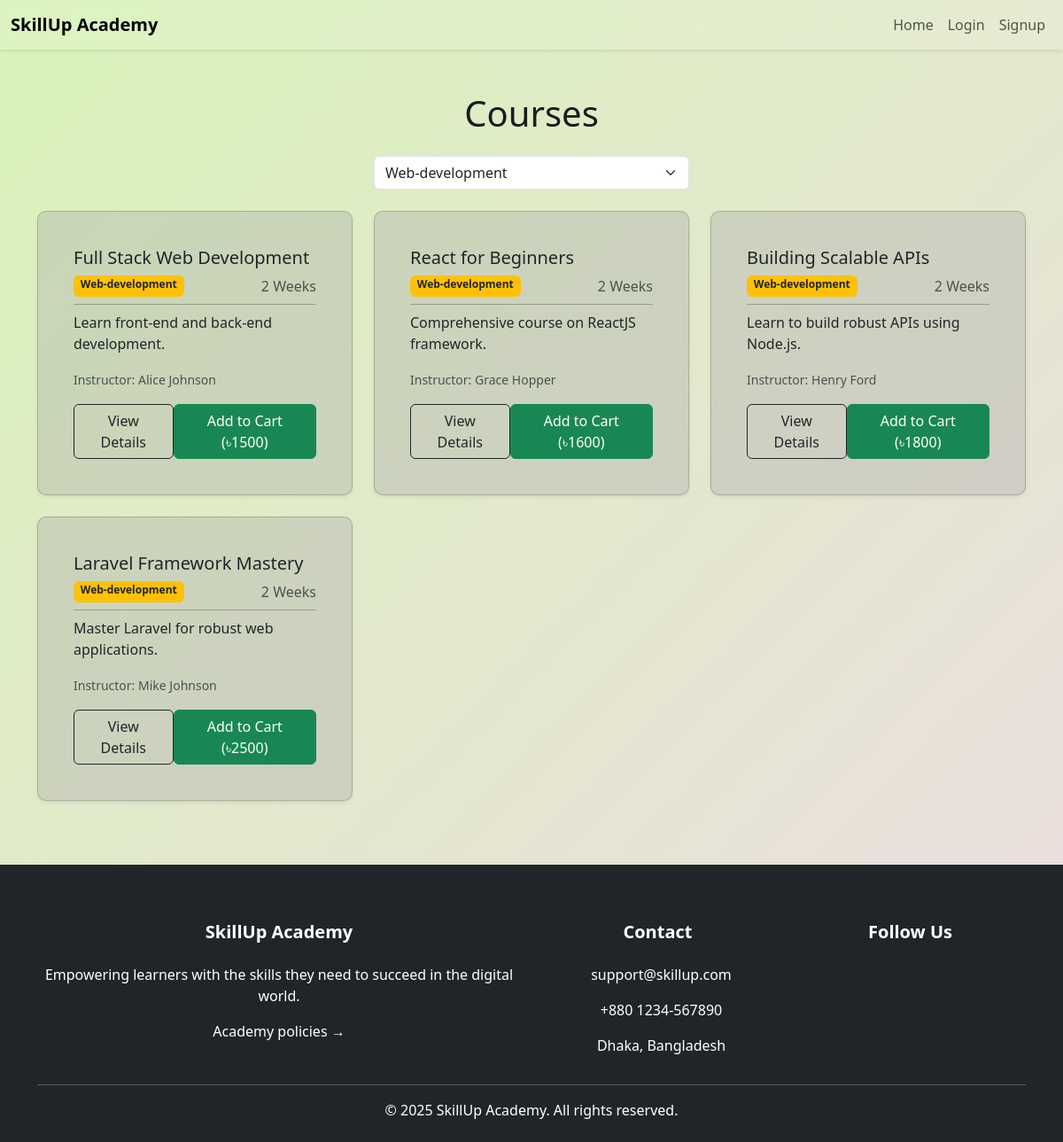
The app's page /courses.php?domain=web-development with its own data.
### tables this page shows
CREATE TABLE `courses` (
  `c_id` smallint(6) NOT NULL,
  `title` varchar(100) NOT NULL,
  `amount` smallint(6) NOT NULL,
  `description` varchar(500) NOT NULL,
  `domain` varchar(50) NOT NULL,
  `duration` smallint(6) NOT NULL,
  `u_id` int(11) NOT NULL,
  `start_date` date NOT NULL,
  `status` varchar(7) NOT NULL
);

CREATE TABLE `users` (
  `u_id` int(11) NOT NULL,
  `email` varchar(50) NOT NULL,
  `contact` varchar(10) NOT NULL,
  `reg_date` date NOT NULL DEFAULT curdate(),
  `dob` date NOT NULL,
  `gender` varchar(6) NOT NULL,
  `name` varchar(100) NOT NULL
);

### courses.php (the view, shortened to what this page needs)
<?php
include 'auth/cnct.php';
$limit = 6;
$page = isset($_GET['page']) && is_numeric($_GET['page']) ? max(1, (int)$_GET['page']) : 1;
$offset = ($page - 1) * $limit;
$filter = isset($_GET['domain']) ? $_GET['domain'] : "";
$courses = [];
$sql = "SELECT c.c_id, c.title, c.description, c.amount, c.duration, c.domain, u.name
        FROM courses c
        JOIN instructors i ON c.u_id = i.u_id
        JOIN users u ON u.u_id = i.u_id";
if (!empty($filter)) {
    $sql .= " WHERE c.domain = ?";
}
$sql .= " LIMIT ?, ?";
$stmt = $conn->prepare($sql);
if (!empty($filter)) {
    $stmt->bind_param("sii", $filter, $offset, $limit);
} else {
    $stmt->bind_param("ii", $offset, $limit);
}
$stmt->execute();
$stmt->bind_result($c_id, $title, $desc, $amount, $duration, $domain, $instructor);
while ($stmt->fetch()) {
    $courses[] = [
        'id' => $c_id,
        'title' => $title,
        'description' => $desc,
        'amount' => $amount,
        'duration' => $duration,
        'domain' => $domain,
        'instructor' => $instructor
    ];
}
$domains = [];
$result = $conn->query("SELECT DISTINCT domain FROM courses");
while ($row = $result->fetch_assoc()) {
    $domains[] = $row['domain'];
}
?>
<!DOCTYPE html>
<html lang="en">
<head>
    <link href="https://cdn.jsdelivr.net/npm/bootstrap@5.3.7/dist/css/bootstrap.min.css" rel="stylesheet" />
    <link rel="stylesheet" href="style.css" />
    <link rel="preload" as="stylesheet" href="style.css" as="style" />
</head>
<body>
    <nav class="navbar navbar-expand-lg navbar-blur sticky-top shadow-sm">
        <div class="container-fluid">
            <a class="navbar-brand fw-bold" href="index.php">SkillUp Academy</a>
            <div class="collapse navbar-collapse" id="navbarNav">
                <ul class="navbar-nav ms-auto">
                    <li class="nav-item">
                        <a class="nav-link" href="index.php">Home</a>
                    </li>
                    <?php
                    if (isset($_SESSION['role'])) {
                        echo '<li class="nav-item">';
                        if ($_SESSION['role'] === "Student")
                            echo '<a class="nav-link" href="student/dashboard.php">Dashboard</a> </li>';
                        else if ($_SESSION['role'] === "Instructor")
                            echo '<a class="nav-link" href="instructor/dashboard.php">Dashboard</a> </li>';
                        else
                            echo '<a class="nav-link" href="admin/dashboard.php">Dashboard</a> </li>';
                        echo '<li class="nav-item">
                  <a class="nav-link" href="auth/logout.php">Logout</a>
                  </li>';
                    } else {
                        echo '<a class="nav-link" href="auth/login.php">Login</a> </li>
                  <li class="nav-item">
                  <a class="nav-link" href="auth/signup.php">Signup</a>
                  </li>';
                    }
                    ?>
                </ul>
            </div>
        </div>
    </nav>
    <div class="container mt-5 mb-5 min-vh-100">
        <h1 class="text-center mb-4">Courses</h1>
        <form method="get" class="mb-4">
            <div class="row justify-content-center">
                <div class="col-md-4">
                    <select name="domain" class="form-select" onchange="this.form.submit()">
                        <?php foreach ($domains as $d): ?>
                            <option value="<?= htmlspecialchars($d) ?>" <?= ($filter == $d ? 'selected' : '') ?>>
                                <?= ucfirst($d) ?>
                            </option>
                        <?php endforeach; ?>
                    </select>
                </div>
            </div>
        </form>
        <div class="row">
            <?php foreach ($courses as $course): ?>
                <div class="col-md-4 mb-4">
                    <div class="card card-h h-100 shadow-sm border-1 p-4 "
                        style="background-color: rgba(169, 169, 169, 0.356);">
                        <div class="card-body">
                            <h5 class="card-title"><?= htmlspecialchars($course['title']) ?></h5>
                            <div class="d-flex justify-content-between mb-2">
                                <span class="badge bg-warning text-dark"><?= htmlspecialchars(ucfirst($course['domain'])) ?></span>
                                <span class="text-muted"><?= htmlspecialchars(ceil($course['duration'] / 7)) ?> Weeks</span>
                            </div>
                            <hr class="divider my-2">
                            <p class="card-text"><?= htmlspecialchars($course['description']) ?></p>
                            <p class="text-muted"><small>Instructor: <?= htmlspecialchars($course['instructor']) ?></small></p>
                            <div class="d-flex justify-content-between align-items-center">
                                <a href="course-details/full-stack-web-dev.php" class="btn btn-md btn-outline-dark">View Details</a>
                                <a href="?add_to_cart=<?= $course['id'] ?>" class="btn btn-md btn-success">Add to Cart (৳<?= $course['amount'] ?>)</a>
                            </div>
                        </div>
                    </div>
                </div>
            <?php endforeach; ?>
        </div>
    </div>
</body>
<footer class="bg-dark text-white pt-5 pb-4">
    <div class="container text-md-left">
        <div class="row text-center text-md-left">
            <div class="col-md-6 col-lg-6 col-xl-6 mx-auto mt-3">
                <h5 class="mb-4 fw-bold">SkillUp Academy</h5>
                <p>Empowering learners with the skills they need to succeed in the digital world.</p>
                <a href="policies.html" class="text-white text-decoration-none">Academy policies &rarr;</a>
            </div>
            <div class="col-md-3 col-lg-3 col-xl-3 mx-auto mt-3">
                <h5 class="mb-4 fw-bold">Contact</h5>
                <p><i class="bi bi-envelope me-2"></i> support@skillup.com</p>
                <p><i class="bi bi-phone me-2"></i> +880 1234-567890</p>
                <p><i class="bi bi-geo-alt me-2"></i> Dhaka, Bangladesh</p>
            </div>
            <div class="col-md-3 col-lg-3 col-xl-3 mx-auto mt-3">
                <h5 class="mb-4 fw-bold">Follow Us</h5>
            </div>
        </div>
        <hr class="my-3">
        <div class="text-center">
            <p class="mb-0">&copy; 2025 SkillUp Academy. All rights reserved.</p>
        </div>
    </div>
</footer>
</html>

### style.css (style rules this page uses)
html, body { margin: 0; padding: 0; background: linear-gradient(-45deg, #f6ed91, #bcecf0, #f5d5f0, #d8f3b9); background-size: 400% 400%; background-attachment: fixed; animation: gradientBG 10s ease-in-out infinite; font-family: 'Segoe UI', Tahoma, Geneva, Verdana, sans-serif; color: #1c1c1c; }
.navbar-blur { background-color: rgba(255, 255, 255, 0.1); backdrop-filter: blur(8px); -webkit-backdrop-filter: blur(8px); }
.card-h { border-radius: 10px; transition: transform 0.3s ease; }
.divider { border-top: 1px solid #000000; margin: 1rem 0; }

### records on screen
courses: title "Full Stack Web Development", domain "Web-development", ceil($course['duration']/7) "2", description "Learn front-end and back-end development.", users.name "Alice Johnson", amount "1500"
courses: title "React for Beginners", domain "Web-development", ceil($course['duration']/7) "2", description "Comprehensive course on ReactJS framework.", users.name "Grace Hopper", amount "1600"
courses: title "Building Scalable APIs", domain "Web-development", ceil($course['duration']/7) "2", description "Learn to build robust APIs using Node.js.", users.name "Henry Ford", amount "1800"
courses: title "Laravel Framework Mastery", domain "Web-development", ceil($course['duration']/7) "2", description "Master Laravel for robust web applications.", users.name "Mike Johnson", amount "2500"

### other values on screen
form field domain "Web-development"
